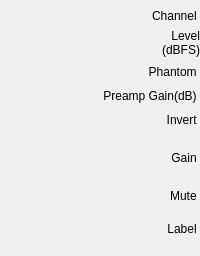
    <widget class="QWidget" name="widget_2" native="true">
     <layout class="QVBoxLayout" name="verticalLayout_2" stretch="0,38,13,10,10,0,13,10">
      <property name="spacing">
       <number>6</number>
      </property>
      <property name="leftMargin">
       <number>0</number>
      </property>
      <property name="topMargin">
       <number>9</number>
      </property>
      <property name="rightMargin">
       <number>0</number>
      </property>
      <property name="bottomMargin">
       <number>9</number>
      </property>
      <item>
       <widget class="QLabel" name="label">
        <property name="minimumSize">
         <size>
          <width>107</width>
          <height>0</height>
         </size>
        </property>
        <property name="text">
         <string>Channel </string>
        </property>
        <property name="alignment">
         <set>Qt::AlignRight|Qt::AlignTrailing|Qt::AlignVCenter</set>
        </property>
       </widget>
      </item>
      <item>
       <widget class="QLabel" name="label_Phantom_4">
        <property name="text">
         <string>Level     
(dBFS)</string>
        </property>
        <property name="alignment">
         <set>Qt::AlignRight|Qt::AlignTrailing|Qt::AlignVCenter</set>
        </property>
       </widget>
      </item>
      <item>
       <widget class="QLabel" name="label_Phantom">
        <property name="minimumSize">
         <size>
          <width>0</width>
          <height>18</height>
         </size>
        </property>
        <property name="maximumSize">
         <size>
          <width>16777215</width>
          <height>18</height>
         </size>
        </property>
        <property name="text">
         <string>Phantom </string>
        </property>
        <property name="alignment">
         <set>Qt::AlignRight|Qt::AlignTrailing|Qt::AlignVCenter</set>
        </property>
       </widget>
      </item>
      <item>
       <widget class="QLabel" name="label_PreampGain">
        <property name="minimumSize">
         <size>
          <width>0</width>
          <height>18</height>
         </size>
        </property>
        <property name="maximumSize">
         <size>
          <width>16777215</width>
          <height>18</height>
         </size>
        </property>
        <property name="text">
         <string> Preamp Gain(dB) </string>
        </property>
        <property name="alignment">
         <set>Qt::AlignRight|Qt::AlignTrailing|Qt::AlignVCenter</set>
        </property>
       </widget>
      </item>
      <item>
       <widget class="QLabel" name="label_3">
        <property name="minimumSize">
         <size>
          <width>0</width>
          <height>18</height>
         </size>
        </property>
        <property name="maximumSize">
         <size>
          <width>16777215</width>
          <height>18</height>
         </size>
        </property>
        <property name="text">
         <string>Invert </string>
        </property>
        <property name="alignment">
         <set>Qt::AlignRight|Qt::AlignTrailing|Qt::AlignVCenter</set>
        </property>
       </widget>
      </item>
      <item>
       <widget class="QLabel" name="label_2">
        <property name="minimumSize">
         <size>
          <width>0</width>
          <height>46</height>
         </size>
        </property>
        <property name="text">
         <string>Gain </string>
        </property>
        <property name="alignment">
         <set>Qt::AlignRight|Qt::AlignTrailing|Qt::AlignVCenter</set>
        </property>
       </widget>
      </item>
      <item>
       <widget class="QLabel" name="label_4">
        <property name="minimumSize">
         <size>
          <width>0</width>
          <height>18</height>
         </size>
        </property>
        <property name="maximumSize">
         <size>
          <width>16777215</width>
          <height>18</height>
         </size>
        </property>
        <property name="text">
         <string>Mute </string>
        </property>
        <property name="alignment">
         <set>Qt::AlignRight|Qt::AlignTrailing|Qt::AlignVCenter</set>
        </property>
       </widget>
      </item>
      <item>
       <widget class="QLabel" name="label_5">
        <property name="minimumSize">
         <size>
          <width>0</width>
          <height>36</height>
         </size>
        </property>
        <property name="maximumSize">
         <size>
          <width>16777215</width>
          <height>36</height>
         </size>
        </property>
        <property name="text">
         <string> Label </string>
        </property>
        <property name="alignment">
         <set>Qt::AlignRight|Qt::AlignTrailing|Qt::AlignVCenter</set>
        </property>
       </widget>
      </item>
     </layout>
    </widget>
